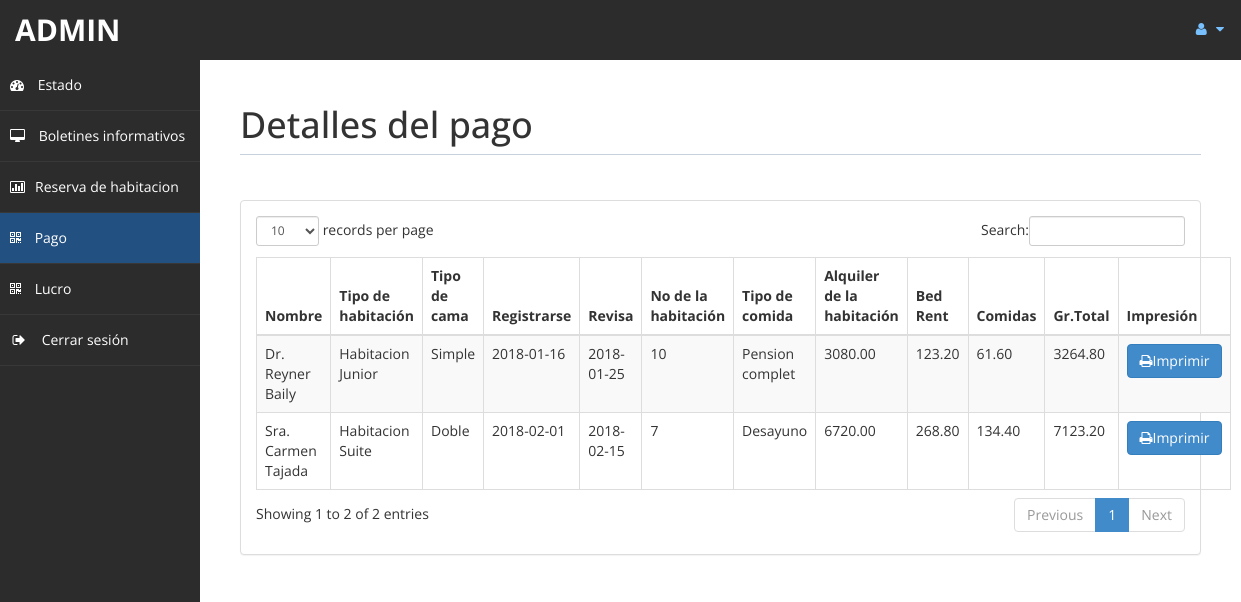
/admin/payment.php (signed in), run on an earlier commit of the app's database.
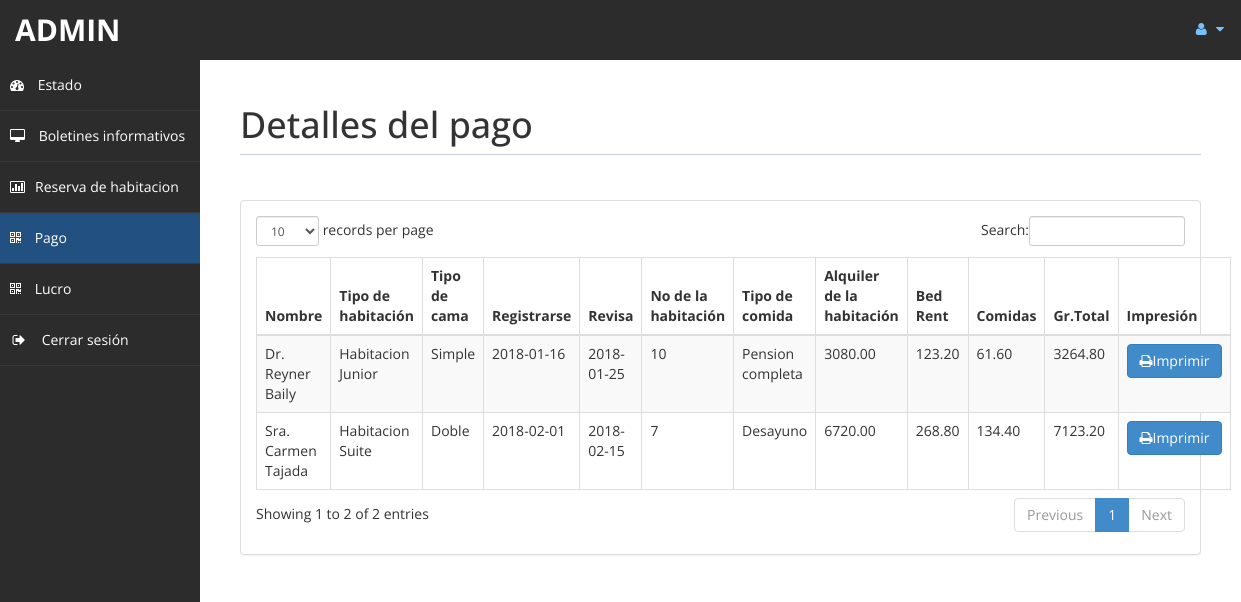
And on a later commit of the database.
### tables this page shows
CREATE TABLE `pagos` (
  `id` int(11) DEFAULT NULL,
  `id_reserva` int(10) UNSIGNED NOT NULL,
  `ttot` double(8,2) DEFAULT NULL,
  `fintot` double(8,2) DEFAULT NULL,
  `mepr` double(8,2) DEFAULT NULL,
  `btot` double(8,2) DEFAULT NULL,

  CONSTRAINT PRIMARY KEY (`id`),
  CONSTRAINT FOREIGN KEY (`id_reserva`) REFERENCES `reservas`(`id`) ON UPDATE CASCADE

);

CREATE TABLE `reservas` (
  `id` int(10) UNSIGNED NOT NULL,
  `id_cliente` int(10) UNSIGNED NOT NULL,
  `nro_habitacion` int(10) UNSIGNED NOT NULL,
  `comidas` varchar(30) DEFAULT NULL,
  `fecha_entrada` date DEFAULT NULL,
  `fecha_salida` date DEFAULT NULL,
  `estado` varchar(15) DEFAULT NULL,
  `cant_dias` int(11) DEFAULT NULL,
  
  CONSTRAINT PRIMARY KEY (`id`)
  

);

CREATE TABLE `clientes` (
  `id` int(10) UNSIGNED NOT NULL,
  `trato` varchar(5) DEFAULT NULL,
  `nombres` text,
  `apellidos` text,
  `email` varchar(200) DEFAULT NULL,
  `nacionalidad` varchar(50) DEFAULT NULL,
  `pais` varchar(40) DEFAULT NULL,
  `telef` text,
  
  CONSTRAINT PRIMARY KEY (`id`)
);

CREATE TABLE `habitaciones` (
  `id` int(10) UNSIGNED NOT NULL,                
  `tipo_habitacion` varchar(30) DEFAULT NULL,
  `tipo_cama` varchar(20) DEFAULT NULL,
  `estado_hab` varchar(20) DEFAULT NULL,

  CONSTRAINT PRIMARY KEY (`id`)

);

### admin/payment.php (the view, shortened to what the changed rows need)
<!DOCTYPE html>
<html xmlns="http://www.w3.org/1999/xhtml">
<head>
    <link href="assets/css/bootstrap.css" rel="stylesheet" />
    <link href="assets/css/font-awesome.css" rel="stylesheet" />
    <link href="assets/css/custom-styles.css" rel="stylesheet" />
    <link href="assets/js/dataTables/dataTables.bootstrap.css" rel="stylesheet" />
</head>
<body>
    <div id="wrapper">
        <div id="page-wrapper" >
            <div id="page-inner">
			    <div class="row">
                    <div class="col-md-12">
                        <h1 class="page-header">
                          Detalles del pago<small> </small>
                        </h1>
                    </div>
                </div>
                <div class="row">
                    <div class="col-md-12">
                        <div class="panel panel-default">
                            <div class="panel-body">
                                <div class="table-responsive">
                                    <table class="table table-striped table-bordered table-hover" id="dataTables-example">
                                        <thead>
                                            <tr>
                                                <th>Nombre</th>
                                                <th>Tipo de habitación</th>
                                                <th>Tipo de cama</th>
                                                <th>Registrarse</th>
                                                <th>Revisa</th>
                                                <th>No de la habitación</th>
                                                <th>Tipo de comida</th>
                                                <th>Alquiler de la habitación</th>
                                                <th>Bed Rent</th>
                                                <th>Comidas </th>
                                                <th>Gr.Total</th>
                                                <th>Impresión</th>
                                            </tr>
                                        </thead>
                                        <tbody>
                                        <?php
                                            include ('db.php');
                                            $sql="SELECT C.trato, C.nombres, C.apellidos, R.nro_habitacion, H.tipo_habitacion, H.tipo_cama, R.fecha_entrada, R.fecha_salida, R.comidas, P.*
                                                  FROM `pagos` P INNER JOIN `reservas` R ON P.id_reserva = R.id INNER JOIN `clientes` C ON R.id_cliente = C.id INNER JOIN `habitaciones` H ON H.id = R.nro_habitacion;";
                                            $re = mysqli_query($con,$sql);
                                            while($row = mysqli_fetch_array($re)) {
                                                $id = $row['id'];
                                                if($id % 2 ==1 ) {
                                                    echo"<tr class='gradeC'>";
                                                }
                                                else {
                                                    echo"<tr class='gradeU'>";
                                                }
                                                echo   "<td>".$row['trato']." ".$row['nombres']." ".$row['apellidos']."</td>
                                                        <td>".$row['tipo_habitacion']."</td>
                                                        <td>".$row['tipo_cama']."</td>
                                                        <td>".$row['fecha_entrada']."</td>
                                                        <td>".$row['fecha_salida']."</td>
                                                        <td>".$row['nro_habitacion']."</td>
                                                        <td>".$row['comidas']."</td>
                                                        <td>".$row['ttot']."</td>
                                                        <td>".$row['mepr']."</td>
                                                        <td>".$row['btot']."</td>
                                                        <td>".$row['fintot']."</td>
                                                        <td><a href=print.php?pid=".$id ." <button class='btn btn-primary'> <i class='fa fa-print' ></i>Imprimir</button></td>
                                                    </tr>";
                                            }
                                        ?>
                                        </tbody>
                                    </table>
                                </div>
                            </div>
                        </div>
                    </div>
                </div>
            </div>
        </div>
    </div>
</body>
</html>

What changed in the data, as far as the page shows it:
changed through a linked row, pagos "Dr.": id_reserva.comidas "Pension complet" → "Pension completa"
